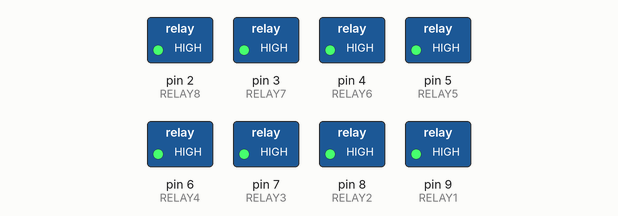
Recording of a sketch running on a simulated Arduino Uno, built with avr-gcc and run on an emulated ATmega328P. Shown: switched loads named in the sketch (green lamp = pin HIGH). Dashed ring = blinking.

Above: at 2.5 s.
Timing chart, 0 to 6.6 s (numbered marks = the images above):
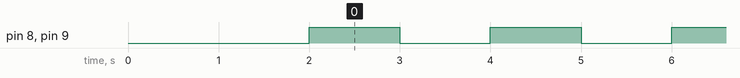

Measured:
- by itself, pin 8 (RELAY2), pin 9 (RELAY1): alternates HIGH for 1.0 s and LOW for 1.0 s

The sketch:

basic_test.ino
```cpp
/* 8 Channel Solid State Relay Module [S168] : http://rdiot.tistory.com/104 [RDIoT Demo] */

#define RELAY1  9
#define RELAY2  8
#define RELAY3  7
#define RELAY4  6
#define RELAY5  5
#define RELAY6  4
#define RELAY7  3
#define RELAY8  2


void setup()
{
  // Initialise the Arduino data pins for OUTPUT
  pinMode(RELAY1, OUTPUT);
  pinMode(RELAY2, OUTPUT);
  pinMode(RELAY3, OUTPUT);
  pinMode(RELAY4, OUTPUT);
  pinMode(RELAY5, OUTPUT);
  pinMode(RELAY6, OUTPUT);
  pinMode(RELAY7, OUTPUT);
  pinMode(RELAY8, OUTPUT);

  digitalWrite(RELAY1,LOW);
  digitalWrite(RELAY2,LOW);
  digitalWrite(RELAY3,LOW);
  digitalWrite(RELAY4,LOW);
  digitalWrite(RELAY5,LOW);
  digitalWrite(RELAY6,LOW);
  digitalWrite(RELAY7,LOW);
  digitalWrite(RELAY8,LOW);
  delay(2000);

  digitalWrite(RELAY1,HIGH);
  digitalWrite(RELAY2,HIGH);
  digitalWrite(RELAY3,HIGH);
  digitalWrite(RELAY4,HIGH);
  digitalWrite(RELAY5,HIGH);
  digitalWrite(RELAY6,HIGH);
  digitalWrite(RELAY7,HIGH);
  digitalWrite(RELAY8,HIGH);


}

 void loop()
{
   digitalWrite(RELAY1,HIGH);          // Turns Relay Off
   digitalWrite(RELAY2,HIGH);          // Turns Relay Off

   delay(1000);                        // Wait 2 seconds
   digitalWrite(RELAY1,LOW);           // Turns ON Relays 1
   digitalWrite(RELAY2,LOW);           // Turns ON Relays 1
   delay(1000);
 }
```
